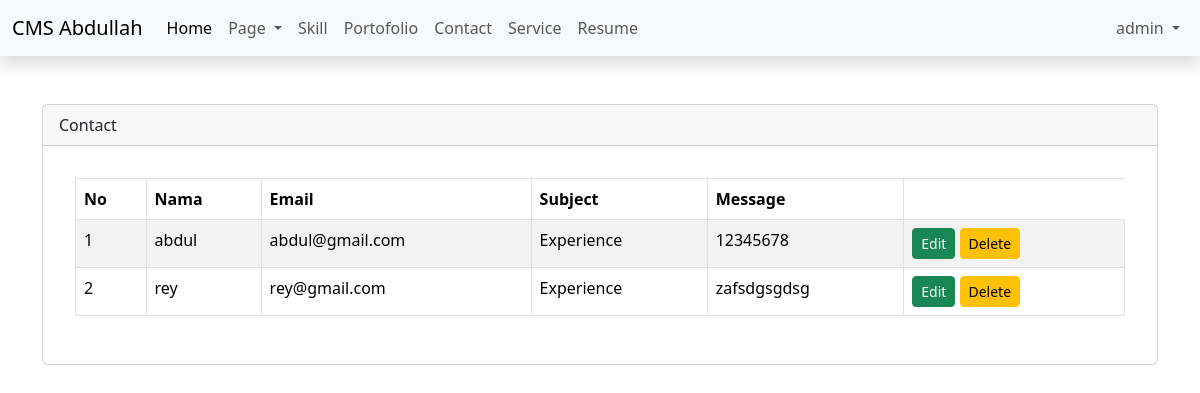
/admin/dashboard.php?page=contact (signed in), run on the app's committed database.
### tables this page shows
CREATE TABLE `contacts` (
  `id` int(11) NOT NULL,
  `your_name` varchar(50) NOT NULL,
  `your_email` varchar(50) NOT NULL,
  `subject` varchar(100) NOT NULL,
  `message` text NOT NULL,
  `created_at` timestamp NOT NULL DEFAULT current_timestamp(),
  `updated_at` timestamp NULL DEFAULT NULL ON UPDATE current_timestamp()
);

### admin/content/contact.php (the view, shortened to what this page needs)
<?php
$query = mysqli_query($config, "SELECT * FROM contacts ORDER BY id DESC");
$row = mysqli_fetch_all($query, MYSQLI_ASSOC);
?>
<div class="card-body">
    <div class="tabel-responsive">
        <table class="table table-bordered table-striped">
            <thead>
                <tr>
                    <th>No</th>
                    <th>Nama</th>
                    <th>Email</th>
                    <th>Subject</th>
                    <th>Message</th>
                </tr>
            </thead>
            <tbody>
                <?php
                foreach ($row as $key => $data):  ?>
                    <tr>
                        <td><?= $key + 1 ?></td>
                        <td><?= $data['your_name'] ?></td>
                        <td><?= $data['your_email'] ?></td>
                        <td><?= $data['subject'] ?></td>
                        <td><?= $data['message'] ?></td>
                        <td>
                            <a href="?page=tambah-user&edit=<?php echo $data['id'] ?>&level=<?php echo base64_encode($_SESSION['LEVEL']) ?>" class="btn btn-success btn-sm">Edit</a>
                            <a onclick="return confirm('Are you sure??')" href="?user&delete=<?php echo $data['id'] ?>" class="btn btn-warning btn-sm">Delete</a>
                        </td>
                    </tr>
                <?php endforeach ?>
            </tbody>
        </table>
    </div>
</div>

### data on the page
contacts: your_name "abdul", your_email "abdul@gmail.com", subject "Experience", message "12345678"
contacts: your_name "rey", your_email "rey@gmail.com", subject "Experience", message "zafsdgsgdsg"

### other printed values
$_SESSION['NAME'] "admin"
str_replace("-", " ", ucfirst($_GET['page'])) "Contact"
